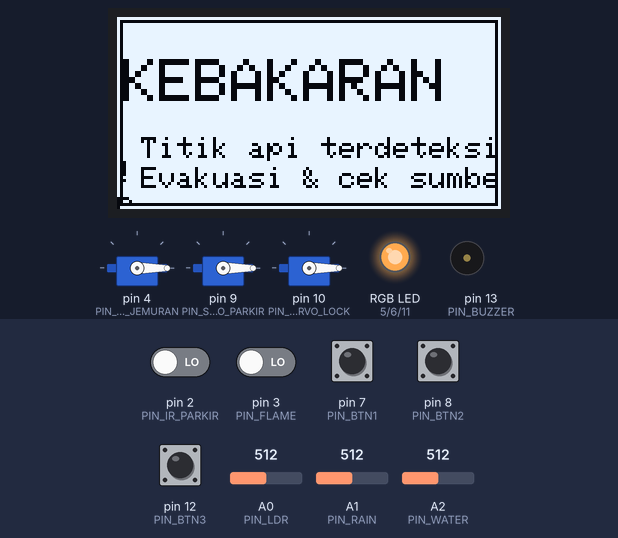
Recording of a sketch running on a simulated Arduino Uno, built with avr-gcc and run on an emulated ATmega328P. Parts: 3 × servo, 128×64 one-colour display, an RGB LED mixed from three pins (HIGH = lit), buzzer (waves = sounding). The inputs (shaded band) are chosen by the test bench; at power-on: pin 7 (PIN_BTN1), pin 8 (PIN_BTN2), pin 12 (PIN_BTN3) HIGH, pin 2 (PIN_IR_PARKIR), pin 3 (PIN_FLAME) LOW, A2 (PIN_WATER) = 512, A0 (PIN_LDR) = 512, A1 (PIN_RAIN) = 512. Pins used as bus, display or sensor lines are not drawn.

Above: at 2.0 s.
2.1 s: pin 3 (PIN_FLAME) driven HIGH
At 3.4 s:
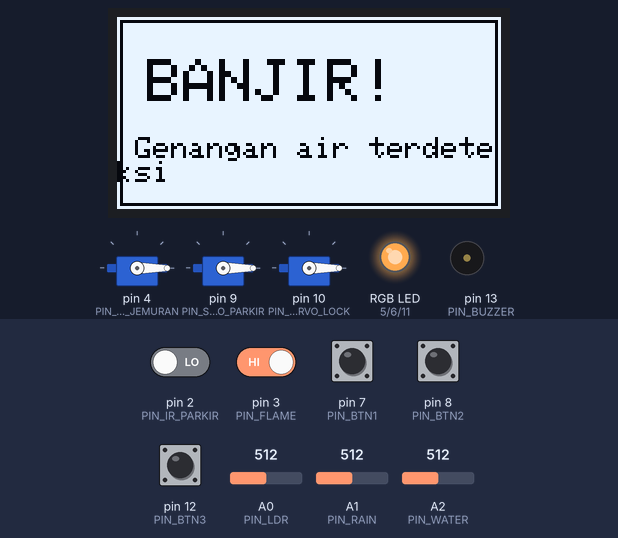
3.9 s: A2 (PIN_WATER) set to 316
5.4 s: A2 (PIN_WATER) set to 285
At 6.7 s:
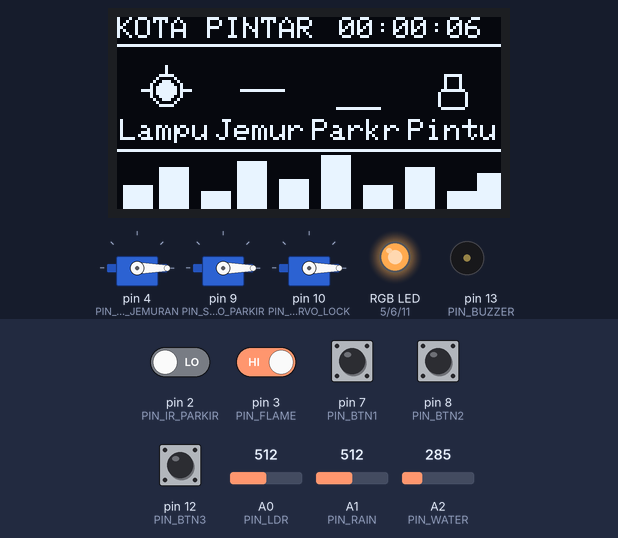
8.4 s: pin 7 (PIN_BTN1) pulled LOW for 1 s
At 9.8 s:
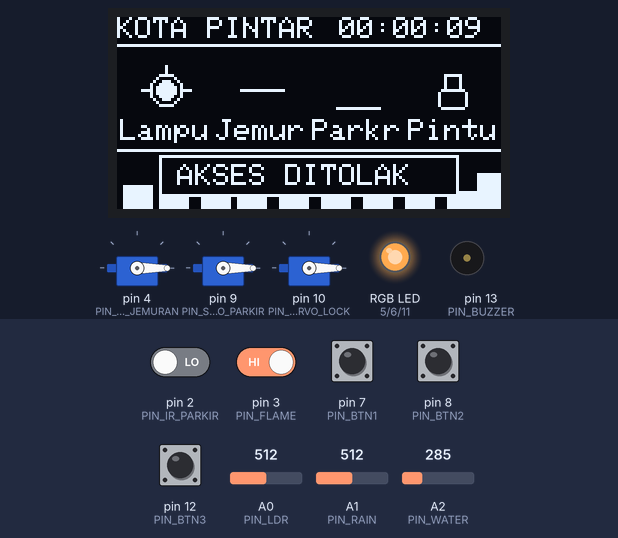
12.1 s: A0 (PIN_LDR) set to 493
At 13.9 s:
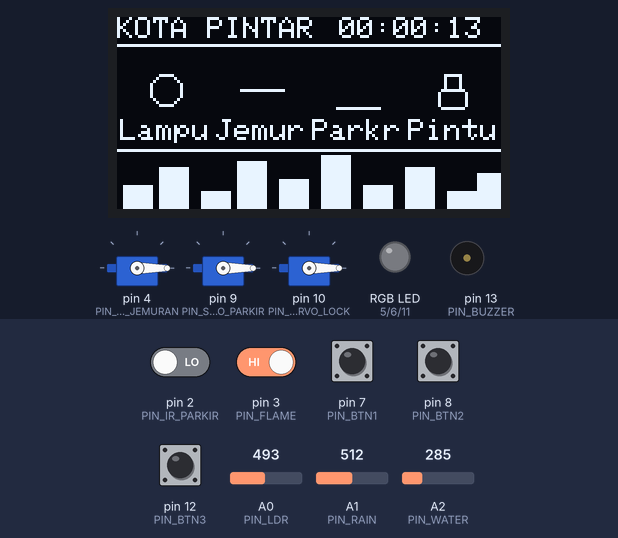
15.1 s: pin 8 (PIN_BTN2) pulled LOW for 1 s
At 16.9 s:
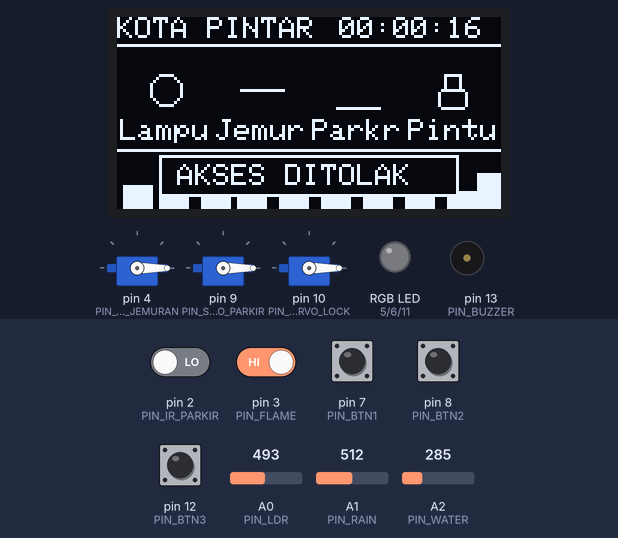
Timing chart, 0 to 18.4 s (numbered marks = the images above; inputs shaded):
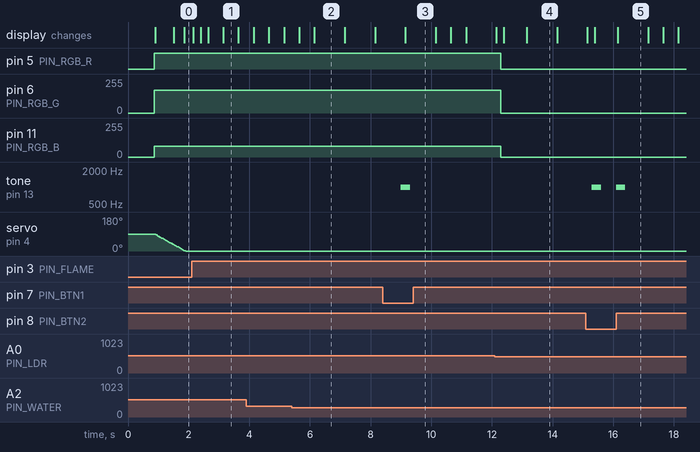

Measured:
- the behaviour switches between 301 and 300 on A2 (PIN_WATER) (found by bisection; images 1 and 2)
- the behaviour switches between 501 and 500 on A0 (PIN_LDR) (found by bisection; images 3 and 4)
- after the input at 2.1 s, the display: first differs from a run without the input after 0.30 s (image 1)
- after the input at 5.4 s, the display: first changes after 0.25 s (image 2 shows a later state)
- after the input at 8.4 s, tone on pin 13 (PIN_BUZZER): silent → 1000 Hz after 0.60 s, → silent 0.30 s later; the display: changes after 0.75 s (image 3)
- after the input at 12.1 s, pin 5 (PIN_RGB_R): HIGH → LOW after 0.20 s; pin 6 (PIN_RGB_G): 170/255 → 0/255 after 0.20 s; pin 11 (PIN_RGB_B): 80/255 → 0/255 after 0.20 s; the display: first differs from a run without the input after 0.30 s (image 4 shows a later state)
- after the input at 15.1 s, tone on pin 13 (PIN_BUZZER): alternates 1000 Hz for 0.30 s and silent for 0.50 s, 4 changes in all, then stays silent, starting after 0.20 s; the display: first differs from a run without the input after 0.30 s (image 5 shows a later state)

The sketch:

smarthouse_uno_v2.ino
```cpp
/* ======================================================================
   SMART CITY IoT - ARDUINO UNO (STANDALONE, TANPA INTERNET/WIFI)  v2
   ----------------------------------------------------------------------
   PENYESUAIAN DARI VERSI SEBELUMNYA:
     1. Tanpa ESP8266/koneksi apa pun - 100% berjalan mandiri di Arduino.
        (file smarthouse_esp8266.ino TIDAK dipakai lagi)
     2. OLED jadi "videotron wajah kota": ikon status + siluet skyline +
        jam uptime, dan layar alert penuh untuk banjir/kebakaran.
     3. Servo bergerak HALUS & non-blocking (tidak jerky), palang parkir
        dibuat lebih pelan agar menyerupai palang sungguhan.
     4. Smart Lamp disederhanakan: LED hanya indikator lampu (on/off),
        karena tugas alarm kini sepenuhnya di OLED + buzzer.

   >>> CATATAN HARDWARE WAJIB DIBACA (rel daya servo) <<<
   Servo diberi daya dari baterai Li-ion 18650 2S (7.4V) TERPISAH dari
   Arduino (tidak numpang pin 5V Arduino). SG90 hanya aman di 4.8-6V,
   maka WAJIB pasang modul buck converter kecil (mis. MP1584EN) untuk
   menurunkan 7.4V -> ~5V sebelum masuk VCC servo. GND baterai servo
   dan GND Arduino tetap WAJIB disatukan (common ground).

   Fitur: Jemuran Otomatis, Smart Lamp, Smart Door Lock (password),
          Flood Detector, Fire Outbreak Detector, Palang Parkir Otomatis
   Library: Servo, Wire, Adafruit GFX, Adafruit SSD1306
   ====================================================================== */

#include <Servo.h>
#include <Wire.h>
#include <Adafruit_GFX.h>
#include <Adafruit_SSD1306.h>
#include <stdio.h>

#define DEBUG 0   // set ke 1 untuk lihat nilai sensor mentah di Serial Monitor

#define SCREEN_WIDTH 128
#define SCREEN_HEIGHT 64
#define OLED_RESET -1
Adafruit_SSD1306 display(SCREEN_WIDTH, SCREEN_HEIGHT, &Wire, OLED_RESET);

/* -------------------- PETA PIN -------------------- */
#define PIN_LDR        A0
#define PIN_RAIN       A1
#define PIN_WATER      A2
// A3, D0, D1 = cadangan (bekas jalur ESP8266, kini tidak dipakai)

#define PIN_IR_PARKIR     2
#define PIN_FLAME         3
#define PIN_SERVO_JEMURAN 4
#define PIN_RGB_R         5
#define PIN_RGB_G         6
#define PIN_BTN1          7
#define PIN_BTN2          8
#define PIN_SERVO_PARKIR  9
#define PIN_SERVO_LOCK    10
#define PIN_RGB_B         11
#define PIN_BTN3          12
#define PIN_BUZZER        13

/* ======================================================================
   SERVO HALUS - util reusable, non-blocking smooth move
   Pola ini scalable: tinggal tambah 1 baris struct untuk servo baru.
   ====================================================================== */
struct ServoHalus {
  Servo servo;
  int sudutSekarang;
  int sudutTarget;
  unsigned long waktuLangkah;
  int msPerDerajat;   // makin besar = makin pelan & lembut
};

ServoHalus sJemuran = {Servo(), 90, 90, 0, 10};
ServoHalus sParkir  = {Servo(),  0,  0, 0, 18};  // sengaja lebih pelan -> kesan palang asli
ServoHalus sLock    = {Servo(),  0,  0, 0, 10};

void aturTargetServo(ServoHalus &s, int target) {
  s.sudutTarget = constrain(target, 0, 180);
}

void perbaruiServoHalus(ServoHalus &s, unsigned long now) {
  if (s.sudutSekarang == s.sudutTarget) return;
  if (now - s.waktuLangkah >= (unsigned long)s.msPerDerajat) {
    s.waktuLangkah = now;
    s.sudutSekarang += (s.sudutSekarang < s.sudutTarget) ? 1 : -1;
    s.servo.write(s.sudutSekarang);
  }
}

/* -------------------- KALIBRASI (sesuaikan dgn kondisi nyata) -------------------- */
int thresholdLDR   = 500;
int thresholdRain  = 500;
int thresholdWater = 300;

/* -------------------- STATUS SISTEM -------------------- */
bool lampuOn         = false;
bool jemuranTertutup = false;
bool palangTerbuka   = false;
bool pintuTerkunci   = true;
bool banjirAktif     = false;
bool apiAktif        = false;

/* -------------------- TIMER NON-BLOCKING -------------------- */
unsigned long tParkir = 0;
const unsigned long DURASI_PALANG_TERBUKA = 5000;

unsigned long tLockFeedback = 0;
bool lockFeedbackAktif = false;
bool lockFeedbackHasil = false;
const unsigned long DURASI_FEEDBACK = 1500;

unsigned long tAutoLock = 0;
const unsigned long DURASI_NUTUP = 3000;

unsigned long tSensorRead = 0;
const unsigned long INTERVAL_SENSOR = 200;

unsigned long tOled = 0;
const unsigned long INTERVAL_OLED = 250;

unsigned long tDebounceTombol = 0;
unsigned long tBoot = 0;   // acuan jam uptime di videotron

/* -------------------- PASSWORD -------------------- */
int passwordBenar[4] = {1, 2, 1, 3};
int inputPassword[4];
int jumlahInput = 0;

/* ====================================================================== */
void setup() {
#if DEBUG
  Serial.begin(9600);
#endif

  pinMode(PIN_IR_PARKIR, INPUT);
  pinMode(PIN_FLAME, INPUT);
  pinMode(PIN_BTN1, INPUT_PULLUP);
  pinMode(PIN_BTN2, INPUT_PULLUP);
  pinMode(PIN_BTN3, INPUT_PULLUP);
  pinMode(PIN_RGB_R, OUTPUT);
  pinMode(PIN_RGB_G, OUTPUT);
  pinMode(PIN_RGB_B, OUTPUT);
  pinMode(PIN_BUZZER, OUTPUT);

  sJemuran.servo.attach(PIN_SERVO_JEMURAN);
  sParkir.servo.attach(PIN_SERVO_PARKIR);
  sLock.servo.attach(PIN_SERVO_LOCK);
  sJemuran.servo.write(sJemuran.sudutSekarang);
  sParkir.servo.write(sParkir.sudutSekarang);
  sLock.servo.write(sLock.sudutSekarang);

  display.begin(SSD1306_SWITCHCAPVCC, 0x3C);  // sebagian modul pakai 0x3D
  tBoot = millis();
  layarSplash();   // hanya sekali saat boot, tidak mengganggu loop utama
}

/* ====================================================================== */
void loop() {
  unsigned long now = millis();

  bacaTombolPassword(now);

  if (now - tSensorRead >= INTERVAL_SENSOR) {
    tSensorRead = now;
    cekApi();
    cekBanjir();
    cekLampu();
    cekJemuran();
  }

  cekPalangParkir(now);
  cekAutoLock(now);
  updateLockFeedback(now);
  updateLampu();
  updateBuzzerAlarm(now);

  perbaruiServoHalus(sJemuran, now);
  perbaruiServoHalus(sParkir, now);
  perbaruiServoHalus(sLock, now);

  if (now - tOled >= INTERVAL_OLED) {
    tOled = now;
    tampilkanOLED(now);
  }
}

/* ============== FITUR 1: SMART LAMP (LDR + LED) ============== */
void cekLampu() {
  int nilai = analogRead(PIN_LDR);
  lampuOn = (nilai > thresholdLDR);
#if DEBUG
  Serial.print("LDR:"); Serial.println(nilai);
#endif
}

void updateLampu() {
  if (lampuOn) { analogWrite(PIN_RGB_R, 255); analogWrite(PIN_RGB_G, 170); analogWrite(PIN_RGB_B, 80); }
  else         { analogWrite(PIN_RGB_R, 0);   analogWrite(PIN_RGB_G, 0);   analogWrite(PIN_RGB_B, 0);  }
}

/* ============== FITUR 2: JEMURAN OTOMATIS (MH-RD Rain + Servo) ============== */
void cekJemuran() {
  int nilai = analogRead(PIN_RAIN);
  bool hujan = (nilai > thresholdRain);
  if (hujan != jemuranTertutup) {
    jemuranTertutup = hujan;
    aturTargetServo(sJemuran, jemuranTertutup ? 0 : 90);
  }
#if DEBUG
  Serial.print("RAIN:"); Serial.println(nilai);
#endif
}

/* ============== FITUR 3: PALANG PARKIR OTOMATIS (IR + Servo halus) ============== */
void cekPalangParkir(unsigned long now) {
  bool adaMobil = (digitalRead(PIN_IR_PARKIR) == HIGH);
  if (adaMobil && !palangTerbuka) {
    palangTerbuka = true;
    aturTargetServo(sParkir, 90);
    tParkir = now;
  }
  if (palangTerbuka && (now - tParkir >= DURASI_PALANG_TERBUKA)) {
    palangTerbuka = false;
    aturTargetServo(sParkir, 0);
  }
}

/* ============== FITUR 4: SMART DOOR LOCK (Password 3 Tombol) ============== */
void bacaTombolPassword(unsigned long now) {
  if (now - tDebounceTombol < 200) return;

  int tombol = 0;
  if (digitalRead(PIN_BTN1) == LOW) tombol = 1;
  else if (digitalRead(PIN_BTN2) == LOW) tombol = 2;
  else if (digitalRead(PIN_BTN3) == LOW) tombol = 3;

  if (tombol != 0) {
    tDebounceTombol = now;
    if (jumlahInput < 4) inputPassword[jumlahInput++] = tombol;
    if (jumlahInput == 4) prosesPassword(now);
  }
}

void prosesPassword(unsigned long now) {
  bool cocok = true;
  for (int i = 0; i < 4; i++) if (inputPassword[i] != passwordBenar[i]) cocok = false;

  lockFeedbackAktif = true;
  lockFeedbackHasil = cocok;
  tLockFeedback = now;

  if (cocok) {
    pintuTerkunci = false;
    aturTargetServo(sLock, 90);
    tAutoLock = now;
  } else {
    tone(PIN_BUZZER, 1000, 300);
  }
  jumlahInput = 0;
}

void cekAutoLock(unsigned long now) {
  if (!pintuTerkunci && (now - tAutoLock >= DURASI_NUTUP)) {
    pintuTerkunci = true;
    aturTargetServo(sLock, 0);
  }
}

void updateLockFeedback(unsigned long now) {
  if (lockFeedbackAktif && (now - tLockFeedback >= DURASI_FEEDBACK)) {
    lockFeedbackAktif = false;
  }
}

/* ============== FITUR 5: FLOOD DETECTOR (Water Level + OLED + Buzzer) ============== */
void cekBanjir() {
  int nilai = analogRead(PIN_WATER);
  banjirAktif = (nilai > thresholdWater);
#if DEBUG
  Serial.print("WATER:"); Serial.println(nilai);
#endif
}

/* ============== FITUR 6: FIRE OUTBREAK DETECTOR (Flame + OLED + Buzzer) ============== */
void cekApi() {
  apiAktif = (digitalRead(PIN_FLAME) == LOW);
}

/* ============== BUZZER: pola alarm (prioritas api > banjir) ============== */
void updateBuzzerAlarm(unsigned long now) {
  if (apiAktif) {
    digitalWrite(PIN_BUZZER, ((now / 150) % 2 == 0) ? HIGH : LOW);
    return;
  }
  if (banjirAktif) {
    digitalWrite(PIN_BUZZER, ((now / 400) % 2 == 0) ? HIGH : LOW);
    return;
  }
  if (lockFeedbackAktif) return;   // jangan ganggu tone() password yang sedang berjalan
  noTone(PIN_BUZZER);
  digitalWrite(PIN_BUZZER, LOW);
}

/* ======================================================================
   OLED "VIDEOTRON WAJAH KOTA" - tampilan status & alert
   ====================================================================== */
void layarSplash() {
  display.clearDisplay();
  display.drawRoundRect(2, 2, 124, 60, 6, SSD1306_WHITE);
  display.setTextSize(1);
  display.setTextColor(SSD1306_WHITE);
  display.setCursor(22, 18); display.print("SMART CITY");
  display.setCursor(34, 30); display.print("MONITOR");
  display.setCursor(10, 46); display.print("Menyalakan kota...");
  display.display();
  delay(800);
}

void gambarSkyline() {
  static const int gedung[10][2] = {
    {2,8},{14,14},{28,6},{40,16},{54,10},{68,18},{82,8},{96,14},{110,6},{120,12}
  };
  for (int i = 0; i < 10; i++) {
    display.fillRect(gedung[i][0], 64 - gedung[i][1], 10, gedung[i][1], SSD1306_WHITE);
  }
}

void ikonLampu(int x, int y, bool on) {
  display.drawCircle(x, y, 5, SSD1306_WHITE);
  if (on) {
    display.fillCircle(x, y, 3, SSD1306_WHITE);
    display.drawLine(x - 8, y, x - 6, y, SSD1306_WHITE);
    display.drawLine(x + 6, y, x + 8, y, SSD1306_WHITE);
    display.drawLine(x, y - 8, x, y - 6, SSD1306_WHITE);
  }
}

void ikonJemuran(int x, int y, bool tertutup) {
  display.drawLine(x - 7, y, x + 7, y, SSD1306_WHITE);
  if (!tertutup) {
    display.drawLine(x - 4, y, x - 4, y + 5, SSD1306_WHITE);
    display.drawLine(x + 4, y, x + 4, y + 5, SSD1306_WHITE);
  }
}

void ikonPalang(int x, int y, bool terbuka) {
  display.drawLine(x - 7, y + 6, x + 7, y + 6, SSD1306_WHITE);
  if (terbuka) display.drawLine(x - 6, y + 6, x + 2, y - 5, SSD1306_WHITE);
  else         display.drawLine(x - 6, y + 6, x + 7, y + 6, SSD1306_WHITE);
}

void ikonGembok(int x, int y, bool terkunci) {
  display.drawRoundRect(x - 5, y, 10, 7, 2, SSD1306_WHITE);
  if (terkunci) display.drawRect(x - 3, y - 5, 6, 6, SSD1306_WHITE);
  else          display.drawLine(x - 3, y - 5, x - 3, y - 1, SSD1306_WHITE);
}

void tampilanNormal(unsigned long now) {
  display.clearDisplay();
  display.setTextSize(1);
  display.setTextColor(SSD1306_WHITE);

  display.setCursor(0, 0); display.print("KOTA PINTAR");
  unsigned long detik = (now - tBoot) / 1000;
  char jam[9];
  sprintf(jam, "%02lu:%02lu:%02lu", (detik / 3600) % 24, (detik / 60) % 60, detik % 60);
  display.setCursor(74, 0); display.print(jam);
  display.drawFastHLine(0, 9, 128, SSD1306_WHITE);

  ikonLampu(16, 24, lampuOn);
  ikonJemuran(48, 24, jemuranTertutup);
  ikonPalang(80, 24, palangTerbuka);
  ikonGembok(112, 24, pintuTerkunci);

  display.setCursor(1, 34);  display.print("Lampu");
  display.setCursor(33, 34); display.print("Jemur");
  display.setCursor(65, 34); display.print("Parkr");
  display.setCursor(97, 34); display.print("Pintu");

  display.drawFastHLine(0, 44, 128, SSD1306_WHITE);
  gambarSkyline();

  if (lockFeedbackAktif) {
    display.fillRect(14, 46, 100, 14, SSD1306_BLACK);
    display.drawRect(14, 46, 100, 14, SSD1306_WHITE);
    display.setCursor(20, 49);
    display.print(lockFeedbackHasil ? "AKSES DITERIMA" : "AKSES DITOLAK");
  }
  display.display();
}

void tampilanAlertBanjir(unsigned long now) {
  bool kedip = ((now / 500) % 2 == 0);
  display.clearDisplay();
  display.drawRect(0, 0, 128, 64, SSD1306_WHITE);
  if (kedip) display.fillRect(2, 2, 124, 60, SSD1306_WHITE);
  display.setTextColor(kedip ? SSD1306_BLACK : SSD1306_WHITE);
  display.setTextSize(2);
  display.setCursor(10, 14); display.print("BANJIR!");
  display.setTextSize(1);
  display.setCursor(6, 40);  display.print("Genangan air terdeteksi");
  display.display();
}

void tampilanAlertApi(unsigned long now) {
  bool kedip = ((now / 180) % 2 == 0);
  display.clearDisplay();
  display.drawRect(0, 0, 128, 64, SSD1306_WHITE);
  if (kedip) display.fillRect(2, 2, 124, 60, SSD1306_WHITE);
  display.setTextColor(kedip ? SSD1306_BLACK : SSD1306_WHITE);
  display.setTextSize(2);
  display.setCursor(2, 14);  display.print("KEBAKARAN");
  display.setTextSize(1);
  display.setCursor(8, 40);  display.print("Titik api terdeteksi!");
  display.setCursor(8, 50);  display.print("Evakuasi & cek sumber");
  display.display();
}

void tampilkanOLED(unsigned long now) {
  if (apiAktif)          tampilanAlertApi(now);
  else if (banjirAktif)  tampilanAlertBanjir(now);
  else                   tampilanNormal(now);
}
```
